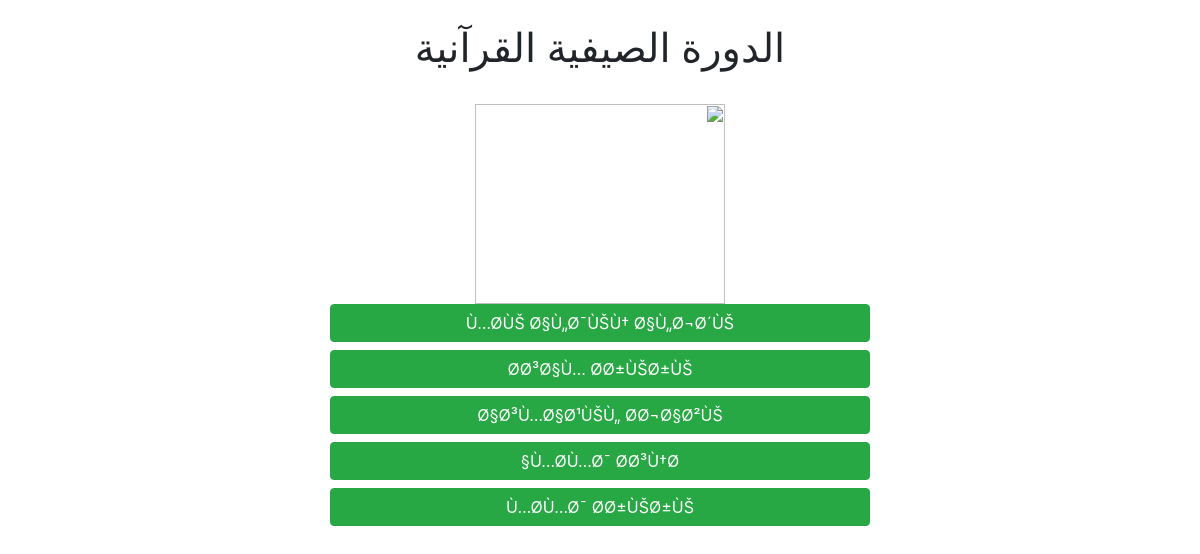
The page / on the database its author committed.
### tables this page shows
CREATE TABLE `coach` (
  `id` int(11) NOT NULL,
  `name` varchar(100) NOT NULL
);

### index.php (the view, shortened to what this page needs)
<!DOCTYPE html>
<html lang="ar">
<head>
<?php
include('conn.php');
?>
    <link rel="stylesheet" href="https://maxcdn.bootstrapcdn.com/bootstrap/4.5.2/css/bootstrap.min.css">
</head>
<body dir="rtl">
    <div class="container text-center">
    <br>
     <h1 class="">الدورة الصيفية القرآنية</h1>
     <br>
     <img src="salam.png" class="imgr" alt="" height="200" width="250">
     <div class="row justify-content-center">
     <div class="col-lg-6">
       <?php
      $sql="select * from coach";
        $res=   mysqli_query($link, $sql);
      while($row = mysqli_fetch_array($res)){
        echo "<a href='attendance.php?id=$row[0]' class='btn btn-success btn-block'>$row[1]</a>";
    }
       ?>
     </div>
     </div>
    </div>
</body>
</html>

### rows shown on the page
coach: name "Ù…Ø­ÙŠ Ø§Ù„Ø¯ÙŠÙ† Ø§Ù„Ø¬Ø´ÙŠ"
coach: name "Ø­Ø³Ø§Ù… Ø­Ø±ÙŠØ±ÙŠ"
coach: name "Ø§Ø³Ù…Ø§Ø¹ÙŠÙ„ Ø­Ø¬Ø§Ø²ÙŠ"
coach: name "Ù…Ø­Ù…Ø¯ Ø­Ø³Ù†Ø§"
coach: name "Ù…Ø­Ù…Ø¯ Ø­Ø±ÙŠØ±ÙŠ"
